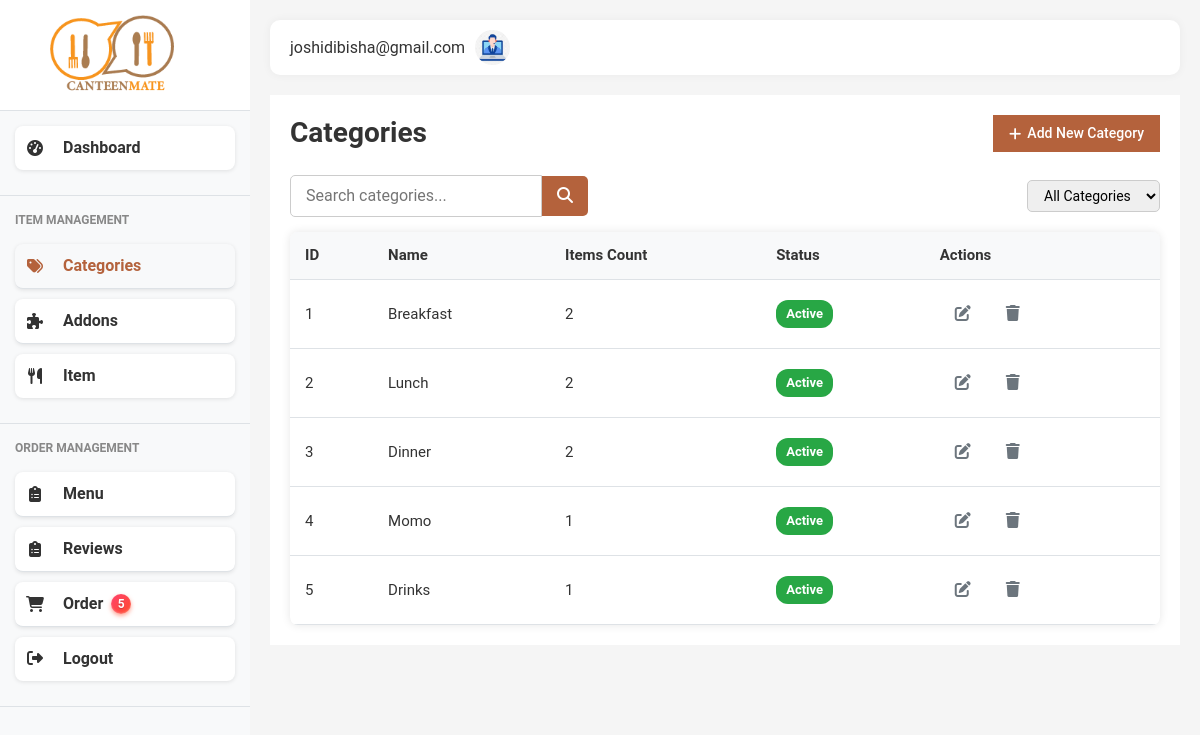
The app's page /admin/categories (signed in), older data.
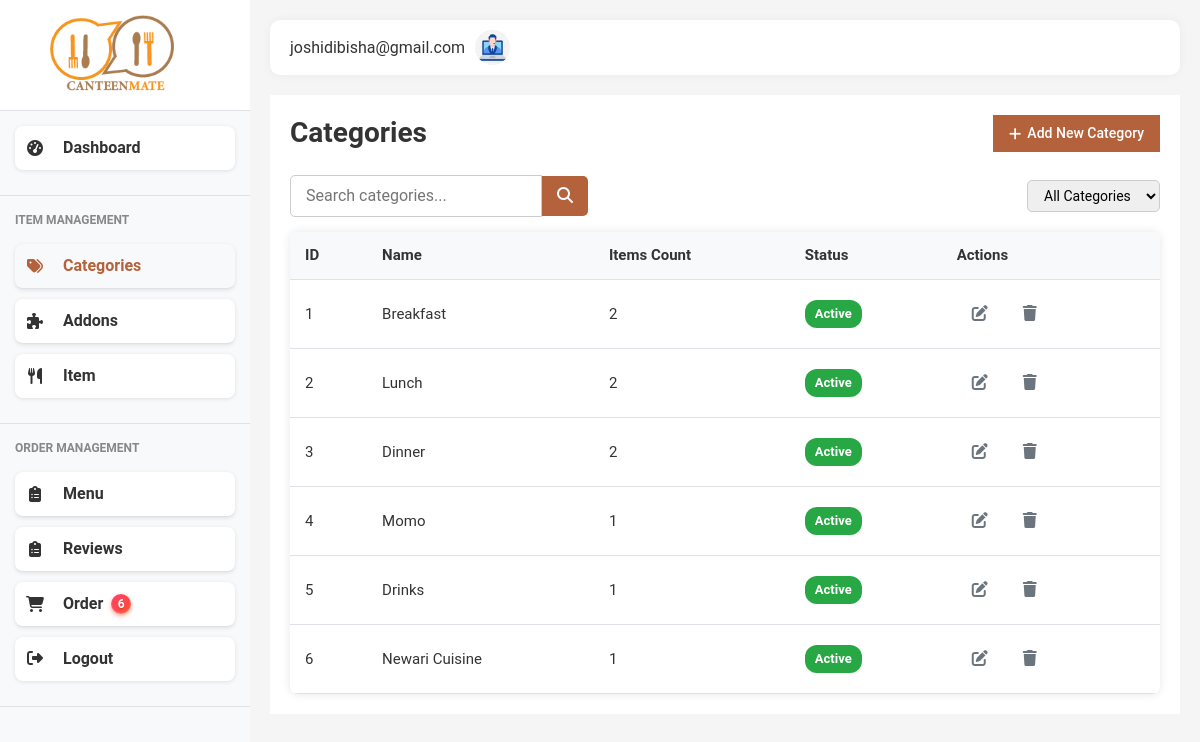
The same page, newer data.
### models.py (models this page shows, shortened)
class Category(db.Model):
    __tablename__ = 'categories'
    id = db.Column(db.Integer, primary_key=True)
    name = db.Column(db.String(100), nullable=False, unique=True)
    status = db.Column(db.Boolean, default=True)  # Active or Inactive
    items = db.relationship('Item', backref='category', lazy=True, cascade='all, delete-orphan')
    def __repr__(self):
        return f"<Category {self.name}>"

### main.py (the view)
@app.route('/admin/categories')
@login_required
def categories():
    categories = Category.query.all()
    user = User.query.get(session['user_id'])
    return render_template('admin/categories.html', categories=categories, user=user, active_page='categories')

### main.py (called while the page is built)
def login_required(view):
    @functools.wraps(view)
    def wrapped_view(**kwargs):
        if 'user_id' not in session:
            flash('Please log in to access this page', 'warning')
            return redirect(url_for('login'))
        return view(**kwargs)
    return wrapped_view

@app.context_processor
def inject_new_orders_count():
    count = Order.query.filter_by(status='pending').count()
    print(count)
    return dict(new_orders_count=count)

### templates/admin/categories.html (shortened to what this page needs)
{% extends "admin/admin_base.html" %}
{% block content %}
<div class="category-section">
    <div class="section-header">
        <h1 class="page-title">Categories</h1>
        <button class="add-btn"><i class="fas fa-plus"></i> Add New Category</button>
    </div>
    <div class="section-filters">
        <div class="search-box">
            <input type="text" placeholder="Search categories...">
            <button style="background-color:#b4623c;"><i class="fas fa-search"></i></button>
        </div>
        <div class="filter-dropdown">
            <select>
                <option>All Categories</option>
            </select>
        </div>
    </div>
    <div class="data-table">
        <table>
            <thead>
                <tr>
                    <th>ID</th>
                    <th>Name</th>
                    <th>Items Count</th>
                    <th>Status</th>
                    <th>Actions</th>
                </tr>
            </thead>
            <tbody>
                {% for category in categories %}
                <tr data-id="{{ category.id }}" data-name="{{ category.name }}" data-status="{{ 'active' if category.is_active else 'inactive' }}">
                    <td>{{ loop.index }}</td>
                    <td>{{ category.name }}</td>
                    <td>{{ category.items|length }}</td>
                    <td>
                         <span class="status-badge {{ 'active' if category.status == 1 else 'inactive' }}">
                {{ 'Active' if category.status == 1 else 'Inactive' }}
                        </span>
                    </td>
                    <td class="actions">
                        <button class="action-btn edit"><i class="fas fa-edit"></i></button>
                        <button class="action-btn delete"><i class="fas fa-trash"></i></button>
                    </td>
                </tr>
                {% endfor %}
            </tbody>
        </table>
    </div>
</div>
{% endblock %}

### templates/admin/admin_base.html (shortened to what this page needs)
<!DOCTYPE html>
<html lang="en">
<head>
    <link href="https://cdnjs.cloudflare.com/ajax/libs/bootstrap/5.3.0/css/bootstrap.min.css" rel="stylesheet">
    <link href="https://cdnjs.cloudflare.com/ajax/libs/font-awesome/6.4.0/css/all.min.css" rel="stylesheet">
    <link href="{{ url_for('static', filename='css/style.css') }}" rel="stylesheet">
    <link href="{{ url_for('static', filename='css/admin_styles.css') }}" rel="stylesheet">
    <link href="{{ url_for('static', filename='css/content-page.css') }}" rel="stylesheet">
</head>
<body>
    <div class="d-flex">
    <div class="sidebar">
        <div class="brand">
            <img src="{{ url_for('static', filename='img/logo.png') }}" href={{ url_for('dashboard')}} alt="Canteen Logo">
        </div>
        <nav>
            <div class="menu-section">
                <a href="{{ url_for('dashboard')}}" class="menu-item {% if active_page == 'dashboard' %}active{% endif %}">
                    <i class="fas fa-tachometer-alt"></i>
                    Dashboard
                </a>
            </div>
            <div class="menu-section">
                <div class="menu-title">ITEM MANAGEMENT</div>
                <a href="{{ url_for('categories') }}" class="menu-item {% if active_page == 'categories' %}active{% endif %}">
                    <i class="fas fa-tags"></i>
                    Categories
                </a>
                <a href="{{ url_for('addons')}}" class="menu-item {% if active_page == 'addons' %}active{% endif %}">
                    <i class="fas fa-puzzle-piece"></i>
                    Addons
                </a>
                <a href="{{ url_for('items')}}" class="menu-item  {% if active_page == 'items' %}active{% endif %}">
                    <i class="fas fa-utensils"></i>
                    Item
                </a>
            </div>
            <div class="menu-section">
                <div class="menu-title">ORDER MANAGEMENT</div>
                <a href="{{ url_for('menu') }}" class="menu-item  {% if active_page == 'menu' %}active{% endif %}">
                    <i class="fas fa-clipboard-list"></i>
                    Menu
                </a>
                <a href="{{ url_for('admin_reviews') }}" class="menu-item  {% if active_page == 'reviews' %}active{% endif %}">
                    <i class="fas fa-clipboard-list"></i>
                    Reviews
                </a>
               <a href="{{ url_for('admin_orders') }}" class="menu-item {% if active_page == 'admin_orders' %}active{% endif %}">
                <i class="fas fa-shopping-cart"></i>
                Order
                {% if new_orders_count > 0 %}
                <span class="order_badge">{{ new_orders_count }}</span>
                {% endif %}
            </a>
                <a href="{{ url_for('logout') }}" class="menu-item {% if active_page == 'logout' %}active{% endif %}">
                    <div class="menu-icon"><i class="fas fa-sign-out-alt"></i></div>
                    <div class="menu-text">Logout</div>
                </a>
            </div>
        </nav>
    </div>
    <div class="content-wrapper">
        <div class="top-navbar">
            <div class="d-flex align-items-center">
                <div class="user-profile">
                    <div class="user-info">
                        <div class="user-email">{{ user.email }}</div>
                    </div>
                    <img src="{{ url_for('static', filename='img/admin.jpg') }}" alt="User Avatar">
                </div>
            </div>
        </div>
    {% block content %}{% endblock %}
</body>
</html>

Row changes from the older to the newer data that the page shows:
added Category: name "Newari Cuisine", items|length "1", status "Active"
Text that changed along with them:
{{ new_orders_count }}: "5" → "6"
